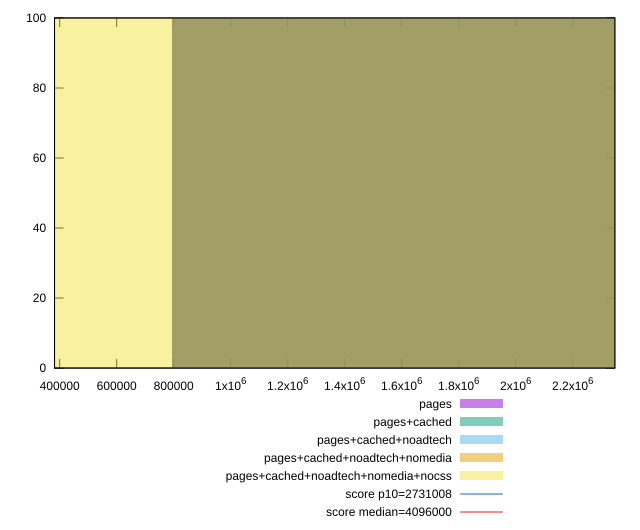

Source code (gnuplot):
reset

$pages <<EOF
1585155.978552772 100
EOF

$pagesCached <<EOF
1585155.978552772 100
EOF

$pagesCachedNoadtech <<EOF
1585155.978552772 100
EOF

$pagesCachedNoadtechNomedia <<EOF
1585155.978552772 100
EOF

$pagesCachedNoadtechNomediaNocss <<EOF
0 100
EOF

set key outside below
set boxwidth 1585155.978552772
set xrange [382000:2347748]
set yrange [0:100]
set trange [0:100]
set style fill transparent solid 0.5 noborder

set parametric
set terminal svg size 640, 530 enhanced background rgb 'white'
set output "report_00017_2021-02-10T15-08-03.406Z/total-byte-weight/comparison/histogram/all_raw.svg"

plot $pages title "pages" with boxes, \
     $pagesCached title "pages+cached" with boxes, \
     $pagesCachedNoadtech title "pages+cached+noadtech" with boxes, \
     $pagesCachedNoadtechNomedia title "pages+cached+noadtech+nomedia" with boxes, \
     $pagesCachedNoadtechNomediaNocss title "pages+cached+noadtech+nomedia+nocss" with boxes, \
     2731008,t title "score p10=2731008", \
     4096000,t title "score median=4096000"

reset
